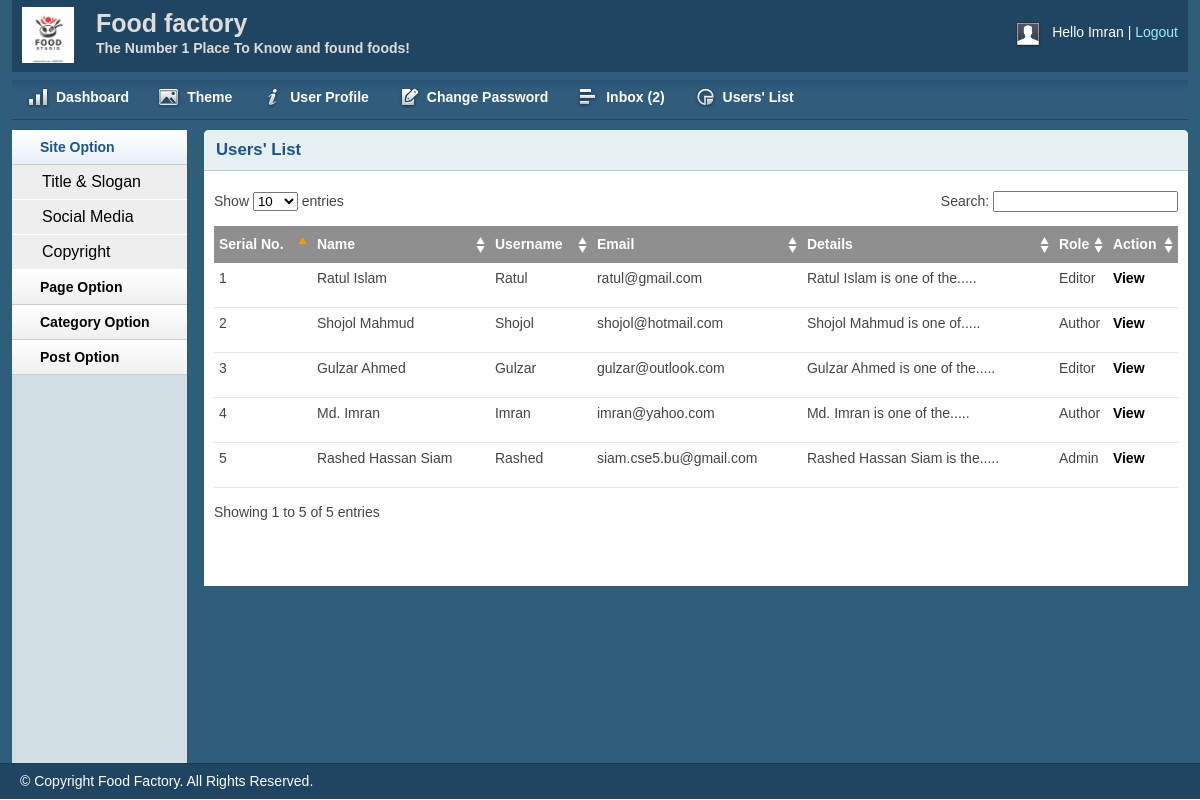
Page /admin/userlist.php (signed in) on the committed database.
### tables this page shows
CREATE TABLE `tbl_user` (
  `id` int(11) NOT NULL,
  `name` varchar(255) NOT NULL,
  `username` varchar(50) NOT NULL,
  `password` varchar(32) NOT NULL,
  `email` varchar(255) NOT NULL,
  `details` text NOT NULL,
  `role` int(11) NOT NULL
);

### lib/Database.php (called while the page is built, shortened)
<?php
Class Database{
	public $host   = DB_HOST;
	public $user   = DB_USER;
	public $pass   = DB_PASS;
	public $dbname = DB_NAME;
	public $link;
	private function connectDB(){
	$this->link = new mysqli($this->host, $this->user, $this->pass, $this->dbname);
 }
	public function select($query){
		$result = $this->link->query($query) or die($this->link->error.__LINE__);
		if($result->num_rows > 0){
			return $result;
		} else {
			return false;
		}
	}
}

### helpers/format.php (called while the page is built, shortened)
<?php
    class Format{
        public function textShorten($text, $limit = 400){
            $text = $text. " ";
            $text = substr($text, 0, $limit);
            $text = substr($text, 0, strrpos($text, ' '));
            $text = $text.".....";
            return $text;
        }
    }
?>

### admin/userlist.php (the view, shortened to what this page needs)
<?php include 'inc/header.php';?>
<?php include 'inc/sidebar.php';?>
        <div class="grid_10">
            <div class="box round first grid">
                <h2>Users' List</h2>
                <div class="block">
                    <table class="data display datatable" id="example">
					<thead>
						<tr>
							<th>Serial No.</th>
							<th>Name</th>
                            <th>Username</th>
                            <th>Email</th>
                            <th>Details</th>
                            <th>Role</th>
							<th>Action</th>
						</tr>
					</thead>
					<tbody>
						<?php
							$query = "select * from tbl_user order by id desc";
							$alluser = $db->select($query);
							if ($alluser) {
								$i=0;
								while ($result = $alluser->fetch_assoc()) {
									$i++;
									?>
						<tr class="odd gradeX">
							<td><?php echo $i;?></td>
							<td><?php echo $result['name'];?></td>
                            <td><?php echo $result['username'];?></td>
                            <td><?php echo $result['email'];?></td>
                            <td><?php echo $fm->textShorten($result['details'], 30);?></td>
                            <td>
                                <?php
                                    if ($result['role'] == '0') {
                                        echo "Admin";
                                    } elseif ($result['role'] == '1') {
                                        echo "Author";
                                    } elseif ($result['role'] == '2') {
                                        echo "Editor";
                                    }
                                ?>
                            </td>
							<td><a href="viewuser.php?userid=<?php echo $result['id'];?>">View</a>
                        </td>
						</tr>
						<?php } } ?>
					</tbody>
				</table>
               </div>
            </div>
        </div>
        <?php include 'inc/footer.php';?>

### admin/css/layout.css (style rules this page uses)
body { background: #fff none repeat scroll 0 0; color: #444; font-size: 14px; padding: 0; }
a { color: #000; font-weight:bold; text-decoration: none; }
h1, h2, h3, h4, h5, h6 { line-height:1.2em; margin-bottom:.3em; }
h2 { margin-top:1em; }
.box { background:#fff; margin-bottom:20px; padding:10px 10px 10px 10px; margin-left:-8px; }
.box.grid { padding-bottom:40px; }
.box.round { -moz-border-radius: 5px 5px 0px 0px; -webkit-border-radius: 5px 5px 0px 0px; border-radius: 5px 5px 0px 0px; }
.box h2 { font-size:1.2em; font-weight:bold; color:#1B548D; background:#E6F0F3; margin:-10px -10px 0 -10px; padding:10px 12px; border-bottom:1px solid #B3CBD6; -moz-border-radius: 5px 5px 0px 0px; -webkit-border-radius: 5px 5px 0px 0px; border-radius: 5px 5px 0px 0px; }
.box.first { min-height: 406px; }
.block { padding-top:20px; }
p { margin-bottom:1em; }
.block { padding-bottom:1px; }
table.display { margin: 0 auto; clear: both; width: 100%; }
.sorting_asc { background: #8f8f8f url(../img/table/sort_asc.png) no-repeat center right; padding:8px 5px; text-align:left; color:#fff; }
.sorting { background:#8f8f8f url(../img/table/sort_both.png) no-repeat center right; padding:8px 5px; text-align:left; color:#fff; }
tr.odd { height: 30px; line-height: 30px; border-bottom:1px solid #e6e6e6; }
tr.even { height: 30px; line-height: 30px; border-bottom:1px solid #e6e6e6; }
tr.odd td, tr.even td { padding-left:5px; }

### rows in the picture
tbl_user: name "Ratul Islam", username "Ratul", email "ratul@gmail.com", details "Ratul Islam is one of the.....", role "Editor"
tbl_user: name "Shojol Mahmud", username "Shojol", email "shojol@hotmail.com", details "Shojol Mahmud is one of.....", role "Author"
tbl_user: name "Gulzar Ahmed", username "Gulzar", email "gulzar@outlook.com", details "Gulzar Ahmed is one of the.....", role "Editor"
tbl_user: name "Md. Imran", username "Imran", email "imran@yahoo.com", details "Md. Imran is one of the.....", role "Author"
tbl_user: name "Rashed Hassan Siam", username "Rashed", email "siam.cse5.bu@gmail.com", details "Rashed Hassan Siam is the.....", role "Admin"

### other values in the picture
Session::get('username') "Imran"
$count "2"
